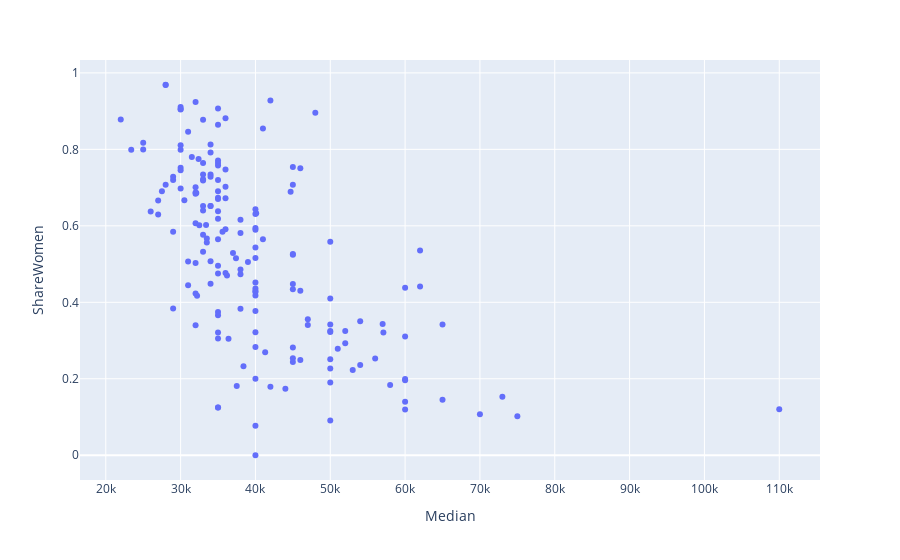

The notebook cell saved with this chart:
### Markdown cell above
Using a mask and the columns 'Women' and 'Major' I found out which major women tend to major in

### Code cell
#Create a scatterplot of median income vs. proportion of women in that major,
#coloured by whether the major is in a STEM field or not.
fig = px.scatter(DF_raw,
                    x='Median',
                    y='ShareWomen')
fig.show()

### Figure 1 — Plotly figure (JSON) as saved in the notebook; plotly's stock layout.template omitted (floating-point values rounded to 4 significant figures; data arrays with more than 128 entries replaced by an {"elided": "..."} marker saying what was removed)
{"data": [{"hovertemplate": "Median=%{x}<br>ShareWomen=%{y}<extra></extra>", "legendgroup": "", "marker": {"color": "#636efa", "symbol": "circle"}, "mode": "markers", "name": "", "orientation": "v", "showlegend": false, "type": "scatter", "x": {"elided": "173 int values"}, "xaxis": "x", "y": {"elided": "173 float values"}, "yaxis": "y"}], "layout": {"autosize": true, "legend": {"tracegroupgap": 0}, "margin": {"t": 60}, "xaxis": {"anchor": "y", "autorange": true, "domain": [0, 1], "range": [16220.0, 115800.0], "title": {"text": "Median"}, "type": "linear"}, "yaxis": {"anchor": "x", "autorange": true, "domain": [0, 1], "range": [-0.07502, 1.044], "title": {"text": "ShareWomen"}, "type": "linear"}}}
